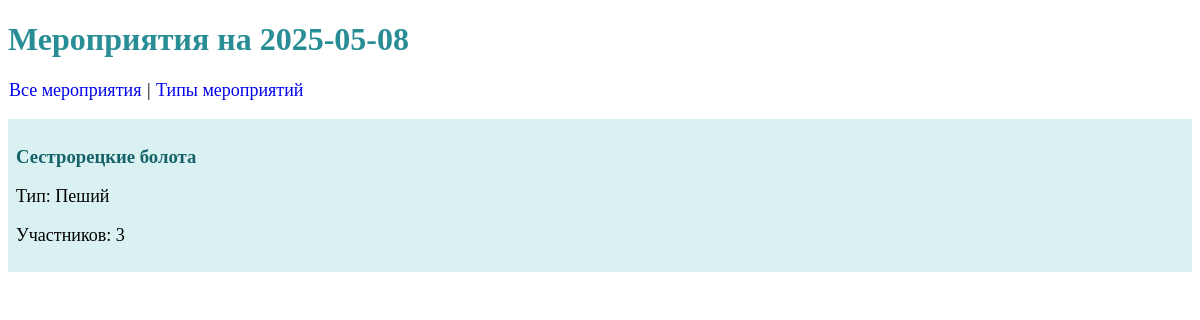
Screenshot of /events/date/2025-05-08/ with the database file from the repository.
### travel_club/models.py (models this page shows, shortened)
class Event(models.Model):
    statuses = (
        ('completed', 'Проведено'),
        ('planned', 'Запланировано'),
        ('in_progress', 'В разработке'),
    )
    levels = (
        ('hard', 'Сложный'),
        ('medium', 'Средний'),
        ('easy', 'Для новичков'),
    )
    event_type = models.CharField(max_length=50, verbose_name="Тип мероприятия")
    name = models.CharField(max_length=200,verbose_name="Название")
    is_multi_day = models.BooleanField(default=False, verbose_name="Многодневный")
    planned_date = models.DateField(verbose_name="Запланированная дата")
    actual_date = models.DateField(blank=True, null=True, verbose_name="Фактическая дата")
    status = models.CharField(max_length=20, choices=statuses,verbose_name="Статус")
    difficulty = models.CharField(max_length=20, choices=levels, verbose_name="Сложность")
    price = models.DecimalField(max_digits=10, decimal_places=2,verbose_name="Стоимость")
    comment = models.TextField(blank=True, null=True,verbose_name="Описание")
    participants = models.ManyToManyField(User, through='EventParticipation', verbose_name="Участники мероприятия")
    class Meta:
        verbose_name = "Мероприятие"
        verbose_name_plural = "Мероприятия"

### travel_club/views.py (the view)
# urls.py: path('events/date/<str:date>/', travel_views.events_by_date, name='events_by_date'),
def events_by_date(request, date):
    events = Event.objects.filter(planned_date=date).order_by('-planned_date')
    for event in events:
        event.participants_count = event.participants.count()
    return render(request, 'events_by_date.html', {
        'events': events,
        'date': date
    })

### templates/events_by_date.html
{% extends "base.html" %}
{% block content %}
<h1>Мероприятия на {{date}}</h1>
<p>
    <a href="{% url 'events' %}">Все мероприятия</a> |
    <a href="{% url 'event_types' %}">Типы мероприятий</a>
</p>
{% for event in events %}
<div style="margin-bottom: 15px; padding: 8px; background: #daf1f2;">
    <h3>{{ event.name }}</h3>
    <p>Тип: {{ event.event_type }}</p>
    <p>Участников: {{ event.participants_count }}</p>
</div>
{% endfor %}
{% endblock %}

### templates/base.html (style rules this page uses)
h1 { color:#288d94; }
h3 { color:#156369 }
p { font-size: large; }
a { outline: none; text-decoration: none; padding: 2px 1px 0; }

### rows the page displays
Event: name "Сестрорецкие болота", event_type "Пеший", participants_count "3"

### other values shown
{{ date }} "2025-05-08"
